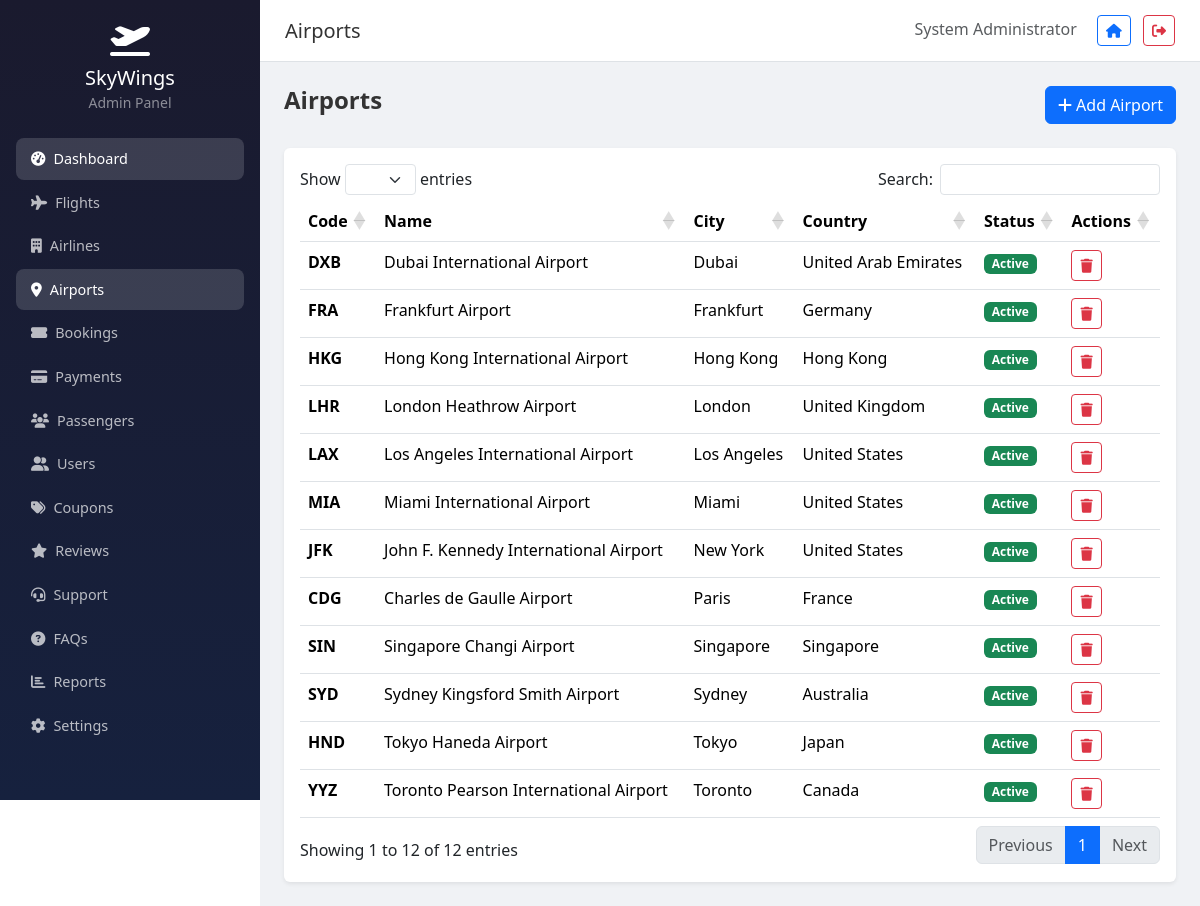
The page /admin/airports (signed in) on the database its author committed.
### tables this page shows
CREATE TABLE IF NOT EXISTS `airports` (
    `id` INT UNSIGNED AUTO_INCREMENT PRIMARY KEY,
    `name` VARCHAR(200) NOT NULL,
    `code` VARCHAR(10) NOT NULL UNIQUE,
    `city` VARCHAR(100) NOT NULL,
    `country` VARCHAR(100) NOT NULL,
    `timezone` VARCHAR(50) NOT NULL DEFAULT 'UTC',
    `status` ENUM('active','inactive') NOT NULL DEFAULT 'active',
    `created_at` DATETIME NOT NULL DEFAULT CURRENT_TIMESTAMP,
    `updated_at` DATETIME NOT NULL DEFAULT CURRENT_TIMESTAMP ON UPDATE CURRENT_TIMESTAMP,
    INDEX `idx_airports_city` (`city`),
    INDEX `idx_airports_country` (`country`)
);

### controllers/AdminController.php (called while the page is built, shortened)
<?php
class AdminController extends BaseController
{
    public function airports(): void
    {
        $airports = Airport::getAll();
        view('admin.airports.index', compact('airports'), 'admin');
    }
}

### index.php (called while the page is built)
<?php
require_once __DIR__ . '/includes/bootstrap.php';
$router = new Router();
$router->get('/', 'Home', 'index');
$router->get('/about', 'Home', 'about');
$router->post('/newsletter', 'Home', 'newsletter');
$router->get('/login', 'Auth', 'loginForm');
$router->post('/login', 'Auth', 'login');
$router->get('/register', 'Auth', 'registerForm');
$router->post('/register', 'Auth', 'register');
$router->get('/logout', 'Auth', 'logout');
$router->get('/verify-email/{token}', 'Auth', 'verifyEmail');
$router->get('/forgot-password', 'Auth', 'forgotForm');
$router->post('/forgot-password', 'Auth', 'forgot');
$router->get('/reset-password/{token}', 'Auth', 'resetForm');
$router->post('/reset-password/{token}', 'Auth', 'reset');
$router->get('/flights/search', 'Flight', 'search');
$router->get('/flights/{id}', 'Flight', 'details');
$router->get('/api/airports', 'Flight', 'airportSearch');
$router->get('/booking/create', 'Booking', 'create');
$router->post('/booking/store', 'Booking', 'store');
$router->get('/booking/review/{id}', 'Booking', 'review');
$router->post('/booking/confirm/{id}', 'Booking', 'confirm');
$router->post('/booking/cancel/{id}', 'Booking', 'cancel');
$router->post('/api/validate-coupon', 'Booking', 'validateCoupon');
$router->get('/payment/{id}', 'Payment', 'show');
$router->post('/payment/process', 'Payment', 'process');
$router->post('/admin/payments/approve/{id}', 'Payment', 'approve');
$router->get('/user/dashboard', 'User', 'dashboard');
$router->get('/user/bookings', 'User', 'bookings');
$router->get('/user/bookings/{id}', 'User', 'bookingDetail');
$router->get('/user/profile', 'User', 'profile');
$router->post('/user/profile', 'User', 'updateProfile');
$router->post('/user/change-password', 'User', 'changePassword');
$router->get('/user/notifications', 'User', 'notifications');
$router->get('/user/ticket/download/{id}', 'User', 'downloadTicket');
$router->post('/user/review', 'User', 'addReview');
$router->get('/user/support', 'User', 'support');
$router->post('/user/support', 'User', 'createTicket');
$router->get('/contact', 'Contact', 'index');
$router->post('/contact', 'Contact', 'submit');
$router->post('/contact/ticket', 'Contact', 'createTicket');
$router->get('/admin', 'Admin', 'dashboard');
$router->get('/admin/flights', 'Admin', 'flights');
$router->get('/admin/flights/create', 'Admin', 'flightCreate');
$router->post('/admin/flights/store', 'Admin', 'flightStore');
$router->get('/admin/flights/edit/{id}', 'Admin', 'flightEdit');
$router->post('/admin/flights/update/{id}', 'Admin', 'flightUpdate');
$router->post('/admin/flights/delete/{id}', 'Admin', 'flightDelete');
$router->get('/admin/airlines', 'Admin', 'airlines');
$router->post('/admin/airlines/store', 'Admin', 'airlineStore');
$router->post('/admin/airlines/update/{id}', 'Admin', 'airlineUpdate');
$router->post('/admin/airlines/delete/{id}', 'Admin', 'airlineDelete');
$router->get('/admin/airports', 'Admin', 'airports');
$router->post('/admin/airports/store', 'Admin', 'airportStore');
$router->post('/admin/airports/update/{id}', 'Admin', 'airportUpdate');
$router->post('/admin/airports/delete/{id}', 'Admin', 'airportDelete');
$router->get('/admin/bookings', 'Admin', 'bookings');
$router->post('/admin/bookings/status/{id}', 'Admin', 'bookingUpdateStatus');
$router->get('/admin/payments', 'Admin', 'payments');
$router->get('/admin/users', 'Admin', 'users');
$router->post('/admin/users/status/{id}', 'Admin', 'userUpdateStatus');
$router->get('/admin/coupons', 'Admin', 'coupons');
$router->post('/admin/coupons/store', 'Admin', 'couponStore');
$router->post('/admin/coupons/delete/{id}', 'Admin', 'couponDelete');
$router->get('/admin/reviews', 'Admin', 'reviews');
$router->post('/admin/reviews/update/{id}', 'Admin', 'reviewUpdate');
$router->get('/admin/support', 'Admin', 'support');
$router->post('/admin/support/reply/{id}', 'Admin', 'supportReply');
$router->get('/admin/faqs', 'Admin', 'faqs');
$router->post('/admin/faqs/store', 'Admin', 'faqStore');
$router->post('/admin/faqs/delete/{id}', 'Admin', 'faqDelete');
$router->get('/admin/reports', 'Admin', 'reports');
$router->post('/admin/reports/generate', 'Admin', 'generateReport');
$router->get('/admin/settings', 'Admin', 'settings');
$router->post('/admin/settings', 'Admin', 'settingsUpdate');
$router->get('/admin/passengers', 'Admin', 'passengers');
$router->dispatch();

### includes/bootstrap.php (called while the page is built, shortened)
<?php
require_once BASE_PATH . '/includes/Database.php';
require_once BASE_PATH . '/includes/Security.php';
require_once BASE_PATH . '/includes/helpers.php';
spl_autoload_register(function (string $class) {
    $paths = [
        BASE_PATH . '/models/' . $class . '.php',
        BASE_PATH . '/controllers/' . $class . '.php',
    ];
    foreach ($paths as $path) {
        if (file_exists($path)) {
            return;
        }
    }
});
require_once BASE_PATH . '/includes/Router.php';

### models/Airport.php (called while the page is built, shortened)
<?php
class Airport
{
    public static function getAll(bool $activeOnly = false): array
    {
        $sql = 'SELECT * FROM airports';
        return Database::fetchAll($sql . ' ORDER BY city ASC');
    }
}

### config/database.php (called while the page is built)
<?php
return [
    'host' => getenv('DB_HOST') ?: 'localhost',
    'port' => getenv('DB_PORT') ?: '3306',
    'database' => getenv('DB_NAME') ?: 'skywings_flights',
    'username' => getenv('DB_USER') ?: 'root',
    'password' => getenv('DB_PASS') ?: '',
    'charset' => 'utf8mb4',
    'options' => [
        PDO::ATTR_ERRMODE => PDO::ERRMODE_EXCEPTION,
        PDO::ATTR_DEFAULT_FETCH_MODE => PDO::FETCH_ASSOC,
        PDO::ATTR_EMULATE_PREPARES => false,
    ],
];

### includes/Database.php (called while the page is built, shortened)
<?php
class Database
{
    private static ?PDO $instance = null;
    public static function getInstance(): PDO
    {
        if (self::$instance === null) {
            $config = require BASE_PATH . '/config/database.php';
            $dsn = sprintf(
                'mysql:host=%s;port=%s;dbname=%s;charset=%s',
                $config['host'],
                $config['port'],
                $config['database'],
                $config['charset']
            );
            self::$instance = new PDO($dsn, $config['username'], $config['password'], $config['options']);
        }
        return self::$instance;
    }
    public static function query(string $sql, array $params = []): PDOStatement
    {
        $stmt = self::getInstance()->prepare($sql);
        $stmt->execute($params);
        return $stmt;
    }
    public static function fetchAll(string $sql, array $params = []): array
    {
        return self::query($sql, $params)->fetchAll();
    }
}

### includes/Security.php (called while the page is built, shortened)
<?php
class Security
{
    public static function escape(?string $value): string
    {
        return htmlspecialchars($value ?? '', ENT_QUOTES, 'UTF-8');
    }
}

### config/app.php (called while the page is built)
<?php
return [
    'name' => 'SkyWings',
    'tagline' => 'Your Journey Begins Here',
    'url' => getenv('APP_URL') ?: 'http://localhost',
    'timezone' => 'UTC',
    'debug' => filter_var(getenv('APP_DEBUG') ?: false, FILTER_VALIDATE_BOOLEAN),
    'version' => '1.0.0',
    'session' => [
        'name' => 'SKYWINGS_SESSION',
        'lifetime' => 7200,
        'secure' => false,
        'httponly' => true,
        'samesite' => 'Lax',
    ],
    'upload' => [
        'max_size' => 2097152,
        'allowed_images' => ['jpg', 'jpeg', 'png', 'gif', 'webp'],
        'airlines_path' => 'uploads/airlines/',
        'avatars_path' => 'uploads/avatars/',
        'tickets_path' => 'uploads/tickets/',
    ],
    'pagination' => [
        'per_page' => 10,
        'admin_per_page' => 15,
    ],
    'rate_limit' => [
        'login' => ['max' => 5, 'window' => 900],
        'register' => ['max' => 3, 'window' => 3600],
        'contact' => ['max' => 5, 'window' => 3600],
    ],
    'booking' => [
        'reference_prefix' => 'SW',
        'ticket_prefix' => 'TKT',
    ],
];

### views/admin/airports/index.php (the view, shortened to what this page needs)
<div class="d-flex justify-content-between mb-4">
    <h4 class="fw-bold mb-0">Airports</h4>
    <button class="btn btn-primary" data-bs-toggle="modal" data-bs-target="#addAirportModal"><i class="fas fa-plus me-1"></i>Add Airport</button>
</div>
<div class="card border-0 shadow-sm">
    <div class="card-body">
        <table class="table table-hover data-table">
            <thead><tr><th>Code</th><th>Name</th><th>City</th><th>Country</th><th>Status</th><th>Actions</th></tr></thead>
            <tbody>
                <?php foreach ($airports as $a): ?>
                <tr>
                    <td><strong><?= e($a['code']) ?></strong></td>
                    <td><?= e($a['name']) ?></td>
                    <td><?= e($a['city']) ?></td>
                    <td><?= e($a['country']) ?></td>
                    <td><span class="badge bg-<?= $a['status'] === 'active' ? 'success' : 'secondary' ?>"><?= ucfirst($a['status']) ?></span></td>
                    <td>
                        <form method="POST" action="<?= url('admin/airports/delete/' . $a['id']) ?>" class="d-inline" onsubmit="return confirm('Delete?')"><?= Security::csrfField() ?><button class="btn btn-sm btn-outline-danger"><i class="fas fa-trash"></i></button></form>
                    </td>
                </tr>
                <?php endforeach; ?>
            </tbody>
        </table>
    </div>
</div>

### includes/Router.php (shortened to what this page needs)
<?php
class Router
{
    private array $routes = [];
    private function addRoute(string $method, string $path, string $controller, string $action): void
    {
        $this->routes[] = compact('method', 'path', 'controller', 'action');
    }
    public function dispatch(): void
    {
        $method = $_SERVER['REQUEST_METHOD'];
        $uri = parse_url($_SERVER['REQUEST_URI'], PHP_URL_PATH);
        $uri = '/' . trim($uri, '/');
        foreach ($this->routes as $route) {
            $pattern = $this->convertToRegex($route['path']);
            if ($route['method'] === $method && preg_match($pattern, $uri, $matches)) {
                array_shift($matches);
                $this->callController($route['controller'], $route['action'], $matches);
                return;
            }
        }
    }
    private function convertToRegex(string $path): string
    {
        $pattern = preg_replace('/\{([a-zA-Z_]+)\}/', '([^/]+)', $path);
        return '#^' . $pattern . '$#';
    }
    private function callController(string $controller, string $action, array $params = []): void
    {
        $instance = new $class();
        call_user_func_array([$instance, $action], $params);
    }
}

### assets/css/style.css (style rules this page uses)
:root { --primary: #0d6efd; --primary-dark: #0a58ca; --gradient: linear-gradient(135deg, #0d6efd 0%, #0dcaf0 100%); }
body { font-family: 'Segoe UI', system-ui, -apple-system, sans-serif; color: #333; }

### rows shown on the page
airports: code "DXB", name "Dubai International Airport", city "Dubai", country "United Arab Emirates", status "Active"
airports: code "FRA", name "Frankfurt Airport", city "Frankfurt", country "Germany", status "Active"
airports: code "HKG", name "Hong Kong International Airport", city "Hong Kong", country "Hong Kong", status "Active"
airports: code "LHR", name "London Heathrow Airport", city "London", country "United Kingdom", status "Active"
airports: code "LAX", name "Los Angeles International Airport", city "Los Angeles", country "United States", status "Active"
airports: code "MIA", name "Miami International Airport", city "Miami", country "United States", status "Active"
airports: code "JFK", name "John F. Kennedy International Airport", city "New York", country "United States", status "Active"
airports: code "CDG", name "Charles de Gaulle Airport", city "Paris", country "France", status "Active"
airports: code "SIN", name "Singapore Changi Airport", city "Singapore", country "Singapore", status "Active"
airports: code "SYD", name "Sydney Kingsford Smith Airport", city "Sydney", country "Australia", status "Active"
airports: code "HND", name "Tokyo Haneda Airport", city "Tokyo", country "Japan", status "Active"
airports: code "YYZ", name "Toronto Pearson International Airport", city "Toronto", country "Canada", status "Active"
